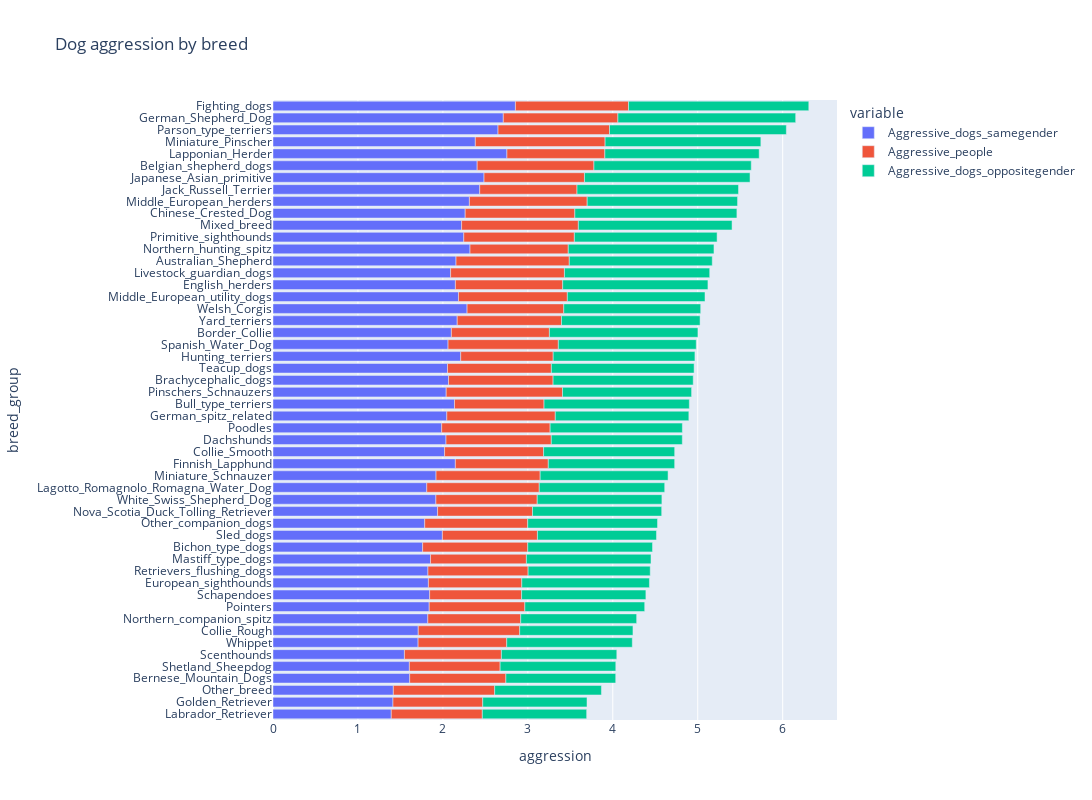

This figure's notebook cell:
### Markdown cell above
# Agresivita psov

### Code cell
aggressive_columns = ['Aggressive_dogs_samegender', 'Aggressive_people', 'Aggressive_dogs_oppositegender', 'aggressiveness_dominance_score']

means = dogs.groupby('breed_group')[aggressive_columns].mean().reset_index()
means['Aggressive_columns_sum'] = means[aggressive_columns[0]] + means[aggressive_columns[1]] + means[aggressive_columns[2]]
means.sort_values(by='Aggressive_columns_sum', inplace=True)
fig = px.bar(means, y='breed_group', x=aggressive_columns[:-1], title='Dog aggression by breed')
fig.update_layout(
    xaxis_title='aggression',
    yaxis=dict(tickmode='linear'),  # Force all ticks to show
    width=1500,
    height=800,
)
fig.show()

### Figure 1 — Plotly figure (JSON) as saved in the notebook; plotly's stock layout.template omitted (floating-point values rounded to 4 significant figures)
{"data": [{"hovertemplate": "variable=Aggressive_dogs_samegender<br>value=%{x}<br>breed_group=%{y}<extra></extra>", "legendgroup": "Aggressive_dogs_samegender", "marker": {"color": "#636efa", "pattern": {"shape": ""}}, "name": "Aggressive_dogs_samegender", "orientation": "h", "showlegend": true, "textposition": "auto", "type": "bar", "x": [1.392, 1.412, 1.417, 1.609, 1.606, 1.547, 1.708, 1.71, 1.823, 1.839, 1.844, 1.829, 1.824, 1.854, 1.762, 1.994, 1.786, 1.938, 1.918, 1.81, 1.919, 2.147, 2.02, 2.037, 1.986, 2.046, 2.137, 2.039, 2.066, 2.054, 2.21, 2.061, 2.1, 2.169, 2.285, 2.183, 2.147, 2.091, 2.155, 2.319, 2.246, 2.22, 2.262, 2.312, 2.434, 2.484, 2.404, 2.754, 2.382, 2.649, 2.711, 2.854], "xaxis": "x", "y": ["Labrador_Retriever", "Golden_Retriever", "Other_breed", "Bernese_Mountain_Dogs", "Shetland_Sheepdog", "Scenthounds", "Whippet", "Collie_Rough", "Northern_companion_spitz", "Pointers", "Schapendoes", "European_sighthounds", "Retrievers_flushing_dogs", "Mastiff_type_dogs", "Bichon_type_dogs", "Sled_dogs", "Other_companion_dogs", "Nova_Scotia_Duck_Tolling_Retriever", "White_Swiss_Shepherd_Dog", "Lagotto_Romagnolo_Romagna_Water_Dog", "Miniature_Schnauzer", "Finnish_Lapphund", "Collie_Smooth", "Dachshunds", "Poodles", "German_spitz_related", "Bull_type_terriers", "Pinschers_Schnauzers", "Brachycephalic_dogs", "Teacup_dogs", "Hunting_terriers", "Spanish_Water_Dog", "Border_Collie", "Yard_terriers", "Welsh_Corgis", "Middle_European_utility_dogs", "English_herders", "Livestock_guardian_dogs", "Australian_Shepherd", "Northern_hunting_spitz", "Primitive_sighthounds", "Mixed_breed", "Chinese_Crested_Dog", "Middle_European_herders", "Jack_Russell_Terrier", "Japanese_Asian_primitive", "Belgian_shepherd_dogs", "Lapponian_Herder", "Miniature_Pinscher", "Parson_type_terriers", "German_Shepherd_Dog", "Fighting_dogs"], "yaxis": "y"}, {"hovertemplate": "variable=Aggressive_people<br>value=%{x}<br>breed_group=%{y}<extra></extra>", "legendgroup": "Aggressive_people", "marker": {"color": "#EF553B", "pattern": {"shape": ""}}, "name": "Aggressive_people", "orientation": "h", "showlegend": true, "textposition": "auto", "type": "bar", "x": [1.072, 1.057, 1.193, 1.132, 1.068, 1.142, 1.043, 1.194, 1.094, 1.125, 1.083, 1.1, 1.179, 1.129, 1.238, 1.119, 1.212, 1.117, 1.193, 1.324, 1.226, 1.094, 1.166, 1.24, 1.277, 1.277, 1.054, 1.369, 1.231, 1.223, 1.089, 1.298, 1.154, 1.227, 1.138, 1.282, 1.263, 1.34, 1.333, 1.157, 1.302, 1.374, 1.291, 1.387, 1.145, 1.182, 1.374, 1.153, 1.528, 1.312, 1.349, 1.331], "xaxis": "x", "y": ["Labrador_Retriever", "Golden_Retriever", "Other_breed", "Bernese_Mountain_Dogs", "Shetland_Sheepdog", "Scenthounds", "Whippet", "Collie_Rough", "Northern_companion_spitz", "Pointers", "Schapendoes", "European_sighthounds", "Retrievers_flushing_dogs", "Mastiff_type_dogs", "Bichon_type_dogs", "Sled_dogs", "Other_companion_dogs", "Nova_Scotia_Duck_Tolling_Retriever", "White_Swiss_Shepherd_Dog", "Lagotto_Romagnolo_Romagna_Water_Dog", "Miniature_Schnauzer", "Finnish_Lapphund", "Collie_Smooth", "Dachshunds", "Poodles", "German_spitz_related", "Bull_type_terriers", "Pinschers_Schnauzers", "Brachycephalic_dogs", "Teacup_dogs", "Hunting_terriers", "Spanish_Water_Dog", "Border_Collie", "Yard_terriers", "Welsh_Corgis", "Middle_European_utility_dogs", "English_herders", "Livestock_guardian_dogs", "Australian_Shepherd", "Northern_hunting_spitz", "Primitive_sighthounds", "Mixed_breed", "Chinese_Crested_Dog", "Middle_European_herders", "Jack_Russell_Terrier", "Japanese_Asian_primitive", "Belgian_shepherd_dogs", "Lapponian_Herder", "Miniature_Pinscher", "Parson_type_terriers", "German_Shepherd_Dog", "Fighting_dogs"], "yaxis": "y"}, {"hovertemplate": "variable=Aggressive_dogs_oppositegender<br>value=%{x}<br>breed_group=%{y}<extra></extra>", "legendgroup": "Aggressive_dogs_oppositegender", "marker": {"color": "#00cc96", "pattern": {"shape": ""}}, "name": "Aggressive_dogs_oppositegender", "orientation": "h", "showlegend": true, "textposition": "auto", "type": "bar", "x": [1.228, 1.227, 1.257, 1.293, 1.361, 1.358, 1.478, 1.333, 1.365, 1.411, 1.463, 1.502, 1.438, 1.467, 1.469, 1.401, 1.528, 1.521, 1.467, 1.477, 1.505, 1.488, 1.543, 1.542, 1.557, 1.572, 1.71, 1.519, 1.65, 1.68, 1.668, 1.623, 1.748, 1.631, 1.612, 1.62, 1.71, 1.71, 1.683, 1.715, 1.68, 1.809, 1.908, 1.77, 1.901, 1.949, 1.852, 1.817, 1.833, 2.082, 2.093, 2.122], "xaxis": "x", "y": ["Labrador_Retriever", "Golden_Retriever", "Other_breed", "Bernese_Mountain_Dogs", "Shetland_Sheepdog", "Scenthounds", "Whippet", "Collie_Rough", "Northern_companion_spitz", "Pointers", "Schapendoes", "European_sighthounds", "Retrievers_flushing_dogs", "Mastiff_type_dogs", "Bichon_type_dogs", "Sled_dogs", "Other_companion_dogs", "Nova_Scotia_Duck_Tolling_Retriever", "White_Swiss_Shepherd_Dog", "Lagotto_Romagnolo_Romagna_Water_Dog", "Miniature_Schnauzer", "Finnish_Lapphund", "Collie_Smooth", "Dachshunds", "Poodles", "German_spitz_related", "Bull_type_terriers", "Pinschers_Schnauzers", "Brachycephalic_dogs", "Teacup_dogs", "Hunting_terriers", "Spanish_Water_Dog", "Border_Collie", "Yard_terriers", "Welsh_Corgis", "Middle_European_utility_dogs", "English_herders", "Livestock_guardian_dogs", "Australian_Shepherd", "Northern_hunting_spitz", "Primitive_sighthounds", "Mixed_breed", "Chinese_Crested_Dog", "Middle_European_herders", "Jack_Russell_Terrier", "Japanese_Asian_primitive", "Belgian_shepherd_dogs", "Lapponian_Herder", "Miniature_Pinscher", "Parson_type_terriers", "German_Shepherd_Dog", "Fighting_dogs"], "yaxis": "y"}], "layout": {"barmode": "relative", "height": 800, "legend": {"title": {"text": "variable"}, "tracegroupgap": 0}, "title": {"text": "Dog aggression by breed"}, "width": 1500, "xaxis": {"anchor": "y", "domain": [0, 1], "title": {"text": "aggression"}}, "yaxis": {"anchor": "x", "domain": [0, 1], "tickmode": "linear", "title": {"text": "breed_group"}}}}
